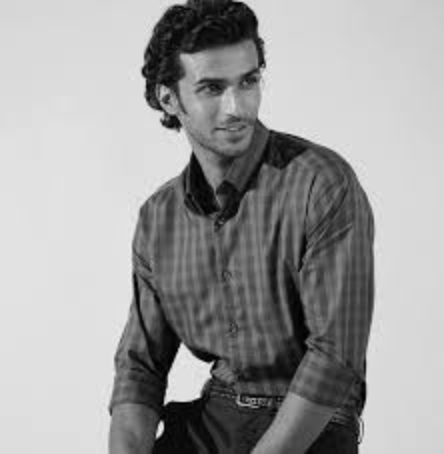
#> input picture OPEN CV/vicky.png, 444 x 454 px
$ python thresholding.py
#> lines starting #> are read from the running program, lines starting #| are printed output that depends on the picture; after the words box and inside, x2 and y2 are one past the last pixel; in counts of white or black regions, pixels touching at a corner belong together
import cv2 as cv
img = cv.imread('vicky.png',0) #the src should be a grayscale img
#> img is the input picture: shape (454, 444); min 0, max 243, mean 158.7
ret,thres = cv.threshold(img,70,255,cv.THRESH_BINARY)
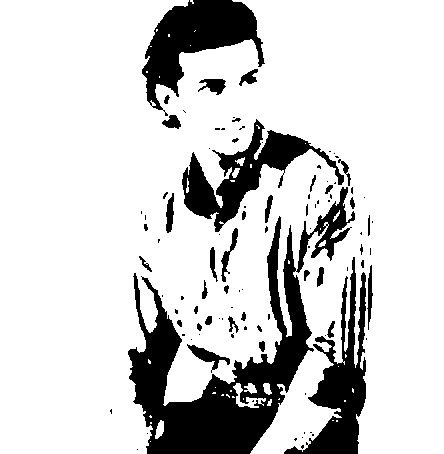
#> thres: shape (454, 444); 82% white; 100 black regions (61 under 20 px), largest, box (x1, y1, x2, y2) and area: (128, 187, 355, 454) 16300, (142, 0, 265, 116) 6014, (284, 257, 366, 454) 5403
# in the above the 1st arg is src ,thres limit, pixel value setpoint for those that exceeded the threshold limit

cv.imshow("thresholded image",thres)
cv.waitKey(0)
